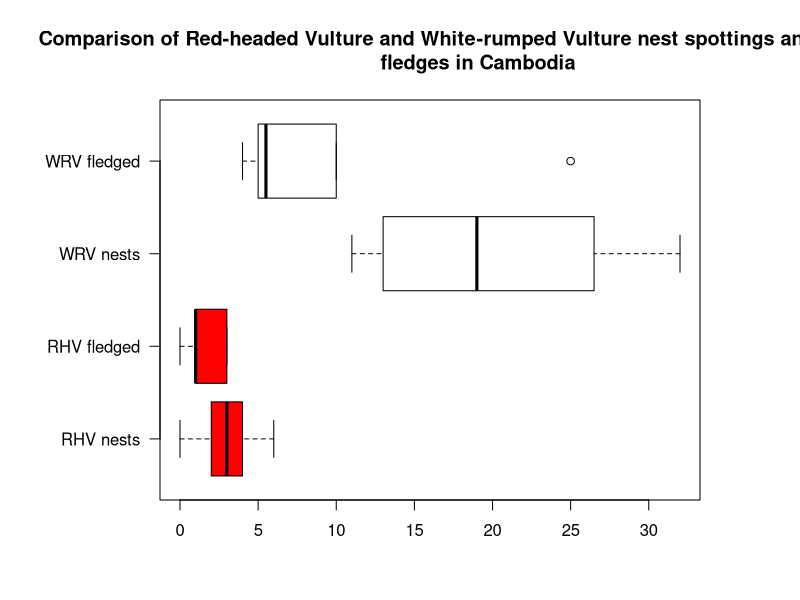
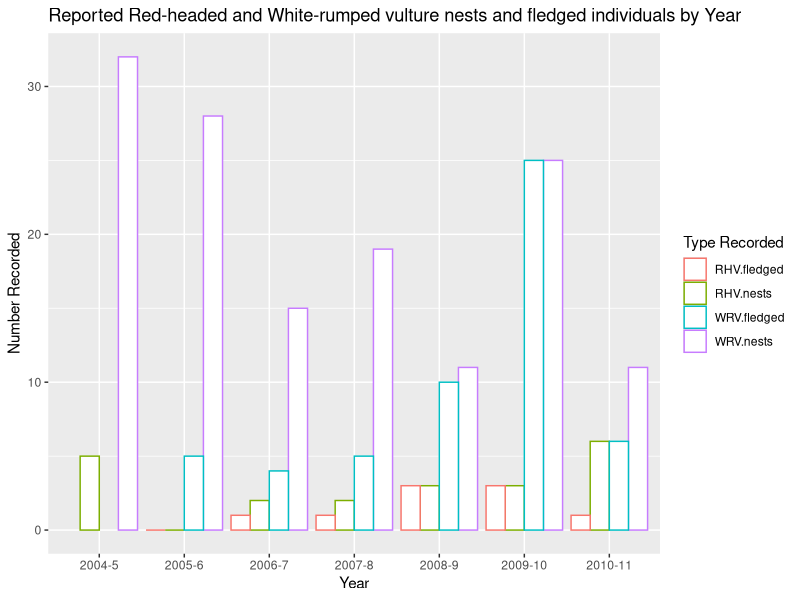

Reproduce these figures in R, in order.
library(ggplot2)
library(tidyr)

# Load the dataframe
camvult <- read.csv("cambodian-vultures.csv")

# Widen the margins of the boxplot
par(mar = c(5, 8, 5, 5))

# Create the box plot ----
boxplot(camvult$RHV.nests, camvult$RHV.fledged, camvult$WRV.nests, camvult$WRV.fledged,
        main = "Comparison of Red-headed Vulture and White-rumped Vulture nest spottings and 
                fledges in Cambodia",
        at = c(1, 2, 3, 4),
        names = c("RHV nests", "RHV fledged", "WRV nests", "WRV fledged"),
        las = 1,
        col = c("red", "red", "white", "white"),
        border = "black",
        horizontal = TRUE)

# convert to a long table
camvultlong <- pivot_longer(camvult, cols = -Year, names_to = "Vulture",
                            values_to = "Number_Spotted")

# Plot by year ----
ggplot(camvultlong, aes(x = Year, y = Number_Spotted, ylab = "Number Recorded", color = Vulture)) + 
        geom_bar(stat = "identity", position = "dodge", fill = "white") +
        labs(y = "Number Recorded", colour = "Type Recorded") +
        ggtitle("Reported Red-headed and White-rumped vulture nests and fledged individuals by Year")


# What this code accomplishes:
# First I recreated a data table from Clements et al. 2012,
# Vultures in Cambodia: population, threats and conservation. Using that table I created a boxplot
# that compares the number of Red-headed vulture (RHV) nests and fledged individuals with the number
# of White-rumped vulture (WRV) nests and fledged individuals.
#
# The next code reformats the data table to a long format so that I can create a side-by-side bar graph.
# This graph shows the year-to-year change in observed vulture nest and fledged individual spottings.
#
# Some key results are that RHV are much less common in the Cambodian study sites than WRV
# Also, WRV have seen a significant decline in nests since 2004-5 and
# RHV nests have gone up in the area since 2005-6 (although, still not many)
